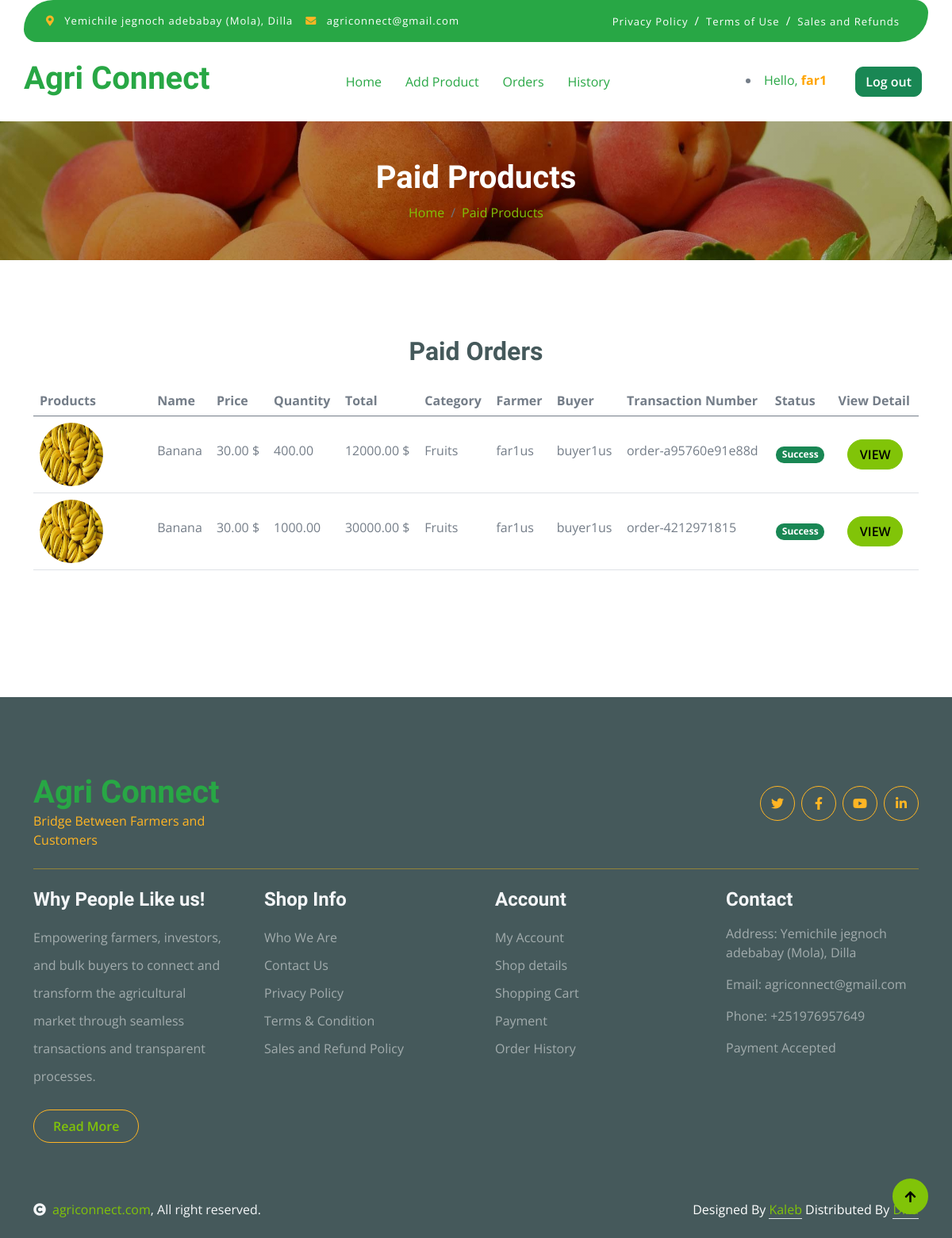
/paid/ (signed in), run on the app's committed database.
### app/models.py (models this page shows, shortened)
class CustomUser(AbstractUser):
    STATUS = (
        ('farmer', 'Farmer'),
        ('buyer', 'Buyer'),
    )
    REGIONS = (
        ('Addis Ababa', 'Addis Ababa'),
        ('Afar', 'Afar'),
        ('Amhara', 'Amhara'),
        ('Benishangul-Gumuz', 'Benishangul-Gumuz'),
        ('Dire Dawa', 'Dire Dawa'),
        ('Gambela', 'Gambela'),
        ('Harari', 'Harari'),
        ('Oromia', 'Oromia'),
        ('Sidama', 'Sidama'),
        ('SNNP', 'SNNP'),
        ('Somali', 'Somali'),
        ('Tigray', 'Tigray'),
    )
    email = models.EmailField(unique=True)
    role = models.CharField("Role", max_length=100, choices=STATUS, default='none', blank=True)
    first_name = models.CharField(max_length=100)
    last_name = models.CharField(max_length=100)
    region = models.CharField(max_length=100, choices=REGIONS)
    zone = models.CharField(max_length=100)
    phone = models.CharField(max_length=20)
    is_activated = models.BooleanField(default=False)
    is_agreed = models.BooleanField(default=True)
    def __str__(self):
        return self.username

class Paid(models.Model):
    paid_product_name = models.CharField(max_length=200)
    paid_product_quantity = models.DecimalField(max_digits=10, decimal_places=2, default=0.00)
    paid_product_price = models.DecimalField(max_digits=10, decimal_places=2, default=0.00)
    paid_product_image = models.ImageField(upload_to='products/', null=True, blank=True)
    paid_product_category = models.CharField(max_length=20)
    total_price = models.DecimalField(max_digits=10, decimal_places=2, default=0.00)
    created_at = models.DateTimeField()
    ordered_at = models.DateTimeField()
    paid_at = models.DateTimeField()
    transaction_reference = models.CharField(max_length=200, unique=True)  # Reference for the transaction
    payment_status = models.CharField(max_length=50, choices=[('pending', 'Pending'), ('success', 'Success'), ('failed', 'Failed')], default='pending')  # Payment status
    farmer = models.ForeignKey(
        settings.AUTH_USER_MODEL,
        related_name='farmer_paid_product',
        on_delete=models.SET_NULL,
        null=True,
        blank=True,
        limit_choices_to={'role': 'farmer'}
    )
    buyer = models.ForeignKey(
        settings.AUTH_USER_MODEL,
        related_name='buyer_paid_product',
        on_delete=models.SET_NULL,
        null=True,
        blank=True,
        limit_choices_to={'role': 'buyer'}
    )

### app/views.py (the view)
# urls.py: path('paid/', views.paid, name='paid'),
@login_required
def paid(request):
    user = request.user
    if hasattr(user, 'role'):
        if user.role == 'buyer':
            paid_items = Paid.objects.filter(buyer=user)
            template = 'buyer/paid.html'
        elif user.role == 'farmer':
            paid_items = Paid.objects.filter(farmer=user)
            template = 'buyer/paid.html'
        else:
            paid_items = Paid.objects.none()
            template = 'no_access.html'  # Optional: Create a template for unauthorized roles
    else:
        paid_items = Paid.objects.none()
    return render(request, template, {'paid_items': paid_items})

### app/templates/buyer/paid.html (shortened to what this page needs)
{% extends 'include/navbar.html' %}
{% block content %}
{% load static %}
<div class="container-fluid page-header py-5">
    <h1 class="text-center text-white display-6">Paid Products</h1>
    <ol class="breadcrumb justify-content-center mb-0">
        <li class="breadcrumb-item"><a href="{% url 'product_list' %}">Home</a></li>
        <li class="breadcrumb-item"><a href="{% url 'paid' %}#paid">Paid Products</a></li>
    </ol>
</div>
<div class="container-fluid py-5">
    <div class="container py-5">
        <h2 class="text-center mb-4">Paid Orders</h2>
        <div class="table-responsive">
            <table class="table">
                <thead>
                    <tr>
                        <th scope="col">Products</th>
                        <th scope="col">Name</th>
                        <th scope="col">Price</th>
                        <th scope="col">Quantity</th>
                        <th scope="col">Total</th>
                        <th scope="col">Category</th>
                        <th scope="col">Farmer</th>
                        <th scope="col">Buyer</th>
                        <th scope="col">Transaction Number</th>
                        <th scope="col">
                        {% if user.role == 'buyer' %}
                        Payment Status
                        {% else %}
                        Status
                        {% endif %}
                        </th>
                        <th scope="col">
                        View Detail
                        </th>
                    </tr>
                </thead>
                <tbody>
                    {% for item in paid_items %}
                    <tr>
                        <th scope="row">
                            <div class="d-flex align-items-center">
                                {% if item.paid_product_image %}
                                <img src="{{ item.paid_product_image.url }}" class="img-fluid me-5 rounded-circle" style="width: 80px; height: 80px;" alt="{{ item.paid_product_name }}">
                                {% else %}
                                <p class="mb-0 mt-4">No Image</p>
                                {% endif %}
                            </div>
                        </th>
                        <td>
                            <p class="mb-0 mt-4">{{ item.paid_product_name }}</p>
                        </td>
                        <td>
                            <p class="mb-0 mt-4">{{ item.paid_product_price }} $</p>
                        </td>
                        <td>
                            <p class="mb-0 mt-4">{{ item.paid_product_quantity }}</p>
                        </td>
                        <td>
                            <p class="mb-0 mt-4">{{ item.total_price }} $</p>
                        </td>
                        <td>
                            <p class="mb-0 mt-4">{{ item.paid_product_category }}</p>
                        </td>
                        <td>
                            <p class="mb-0 mt-4">{{ item.farmer }}</p>
                        </td>
                        <td>
                            <p class="mb-0 mt-4">{{ item.buyer }}</p>
                        </td>
                        <td>
                            <p class="mb-0 mt-4">{{ item.transaction_reference }}</p>
                        </td>
                        <td class="text-center align-middle">
                            <span class="badge {% if item.payment_status == 'success' %}bg-success{% elif item.payment_status == 'pending' %}bg-warning{% else %}bg-danger{% endif %}">
                                {{ item.payment_status|title }}
                            </span>
                        </td>
                        <td class="text-center align-middle">
                            <a href="{% url 'paid_detail' item.id %}#paid_detail" class="btn btn-primary w-75 rounded-pill text-uppercase fw-semibold">View</a>
                        </td>
                    </tr>
                    {% empty %}
                    <tr>
                        <td colspan="10" class="text-center">No paid items found.</td>
                    </tr>
                    {% endfor %}
                </tbody>
            </table>
        </div>
    </div>
</div>
{% include 'include/footer.html' %}
{% include 'include/copyright.html' %}
<a href="#" class="btn btn-primary border-3 border-primary rounded-circle back-to-top"><i class="fa fa-arrow-up"></i></a>
{% endblock %}

### app/templates/include/navbar.html (shortened to what this page needs)
{% load static %}
<head>
    <link rel="stylesheet" href="https://use.fontawesome.com/releases/v5.15.4/css/all.css"/>
    <link href="https://cdn.jsdelivr.net/npm/bootstrap-icons@1.4.1/font/bootstrap-icons.css" rel="stylesheet">
    <link href="{% static 'lib/lightbox/css/lightbox.min.css'%}" rel="stylesheet">
    <link href="{% static 'lib/owlcarousel/assets/owl.carousel.min.css'%}" rel="stylesheet">
    <link href="{% static 'css/bootstrap.min.css'%}" rel="stylesheet">
    <link href="{% static 'css/style.css'%}" rel="stylesheet">
</head>
</body>
<div class="container-fluid fixed-top">
    <div class="container topbar green d-none d-lg-block">
        <div class="d-flex justify-content-between">
            <div class="top-info ps-2">
                <small class="me-3"><i class="fas fa-map-marker-alt me-2 text-secondary"></i>
                    <a href="#" class="text-white text-decoration-none">Yemichile jegnoch adebabay (Mola), Dilla</a>
                </small>
                <small class="me-3"><i class="fas fa-envelope me-2 text-secondary"></i>
                    <a href="#" class="text-white text-decoration-none">agriconnect@gmail.com</a>
                </small>
            </div>
            <div class="top-link pe-2">
                <a href="{% url 'policy' %}" class="text-white text-decoration-none"><small class="text-white mx-2">Privacy Policy</small>/</a>
                <a href="{% url 'policy' %}" class="text-white text-decoration-none"><small class="text-white mx-2">Terms of Use</small>/</a>
                <a href="{% url 'policy' %}" class="text-white text-decoration-none"><small class="text-white mx-2">Sales and Refunds</small></a>
            </div>
        </div>
    </div>
    <div class="container px-0">
        <nav class="navbar navbar-light bg-white navbar-expand-xl">
            <a href="{% url 'product_list' %}" class="navbar-brand">
                <h1 class="text-green display-6">Agri Connect</h1>
            </a>
            <div class="collapse navbar-collapse bg-white" id="navbarCollapse">
                <div class="navbar-nav mx-auto">
                    <a href="{% url 'product_list' %}" class="nav-item nav-link text-green active">Home</a>
                    {% if user.role == 'farmer' %}
                    <a href="{% url 'add_product' %}" class="nav-item nav-link text-green">Add Product</a>
                    <a href="{% url 'cart' %}" class="nav-item nav-link text-green">Orders</a>
                    <a href="{% url 'paid' %}#paid" class="nav-item nav-link text-green">History</a>
                    {% endif %}
                </div>
                <div class="d-flex m-3 me-0">
                    <div class="my-auto">
                        {% if user.is_authenticated %}
                        <li class="nav-item">
                            <span class="me-3 text-green">Hello,<span class="me-3" style="color: orange; font-weight: bold;"> {{ user.first_name }}</span></span>
                            <a href="{% url 'logout' %}" class="btn btn-success me-2">Log out</a>
                        </li>
                        {% else %}
                        <a href="{% url 'register' %}" class="btn btn-success me-2">Sign Up</a>
                        <a href="{% url 'login' %}" class="btn btn-outline-success">Log In</a>
                        {% endif %}
                    </div>
                </div>
            </div>
        </nav>
    </div>
</div>
{% block content %}
{% endblock %}

### static/css/style.css (style rules this page uses)
.green { background-color: #28a745 !important; }
.text-green { color: #28a745 !important; }
.back-to-top { position: fixed; right: 30px; bottom: 30px; display: flex; width: 45px; height: 45px; align-items: center; justify-content: center; transition: 0.5s; z-index: 99; }
.btn { font-weight: 600; transition: .5s; }
.fixed-top { transition: 0.5s; background: var(--bs-white); border: 0; }
.topbar { padding: 20px; border-radius: 230px 100px; }
.topbar .top-info { font-size: 15px; line-height: 0; letter-spacing: 1px; display: flex; align-items: center; }
.topbar .top-link { font-size: 15px; line-height: 0; letter-spacing: 1px; display: flex; align-items: center; }
.topbar .top-link a { letter-spacing: 1px; }
.navbar .navbar-nav .nav-link { padding: 10px 15px; font-size: 16px; transition: .5s; }
.navbar { height: 100px; border-bottom: 1px solid rgba(255, 255, 255, .1); }
.navbar .navbar-nav .nav-link:hover, .navbar .navbar-nav .nav-link.active, .fixed-top.bg-white .navbar .navbar-nav .nav-link:hover, .fixed-top.bg-white .navbar .navbar-nav .nav-link.active { color: var(--bs-primary); }
.page-header { position: relative; background: linear-gradient(rgba(0, 0, 0, 0.3), rgba(0, 0, 0, 0.3)), url(../img/cart-page-header-img.jpg); background-position: center center; background-repeat: no-repeat; background-size: cover; }
@media (min-width: 992px) { .hero-header, .page-header { margin-top: 152px !important; } }

### data on the page
CustomUser: first_name "far1"
Paid: paid_product_image (picture), paid_product_name "Banana", paid_product_price "30.00", paid_product_quantity "400.00", total_price "12000.00", paid_product_category "Fruits", farmer "far1us", buyer "buyer1us", transaction_reference "order-a95760e91e88d", payment_status "Success"
Paid: paid_product_image (picture), paid_product_name "Banana", paid_product_price "30.00", paid_product_quantity "1000.00", total_price "30000.00", paid_product_category "Fruits", farmer "far1us", buyer "buyer1us", transaction_reference "order-4212971815", payment_status "Success"
